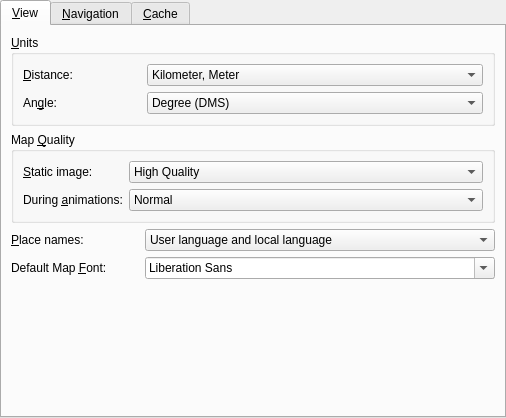
<ui version="4.0" >
 <class>Form</class>
 <widget class="QWidget" name="Form" >
  <property name="geometry" >
   <rect>
    <x>0</x>
    <y>0</y>
    <width>506</width>
    <height>418</height>
   </rect>
  </property>
  <property name="windowTitle" >
   <string>Form</string>
  </property>
  <layout class="QVBoxLayout" >
   <property name="leftMargin" >
    <number>0</number>
   </property>
   <property name="topMargin" >
    <number>0</number>
   </property>
   <property name="rightMargin" >
    <number>0</number>
   </property>
   <property name="bottomMargin" >
    <number>0</number>
   </property>
   <item>
    <widget class="QTabWidget" name="Cache" >
     <property name="currentIndex" >
      <number>0</number>
     </property>
     <widget class="QWidget" name="tab" >
      <attribute name="title" >
       <string>&amp;View</string>
      </attribute>
      <layout class="QVBoxLayout" >
       <item>
        <widget class="QGroupBox" name="groupBox" >
         <property name="title" >
          <string>&amp;Units</string>
         </property>
         <layout class="QGridLayout" >
          <item row="0" column="0" >
           <widget class="QLabel" name="label" >
            <property name="sizePolicy" >
             <sizepolicy vsizetype="Preferred" hsizetype="Maximum" >
              <horstretch>0</horstretch>
              <verstretch>0</verstretch>
             </sizepolicy>
            </property>
            <property name="minimumSize" >
             <size>
              <width>118</width>
              <height>0</height>
             </size>
            </property>
            <property name="text" >
             <string>&amp;Distance:</string>
            </property>
            <property name="buddy" >
             <cstring>comboBox_2</cstring>
            </property>
           </widget>
          </item>
          <item row="0" column="1" >
           <widget class="QComboBox" name="comboBox_2" >
            <property name="sizePolicy" >
             <sizepolicy vsizetype="Fixed" hsizetype="Preferred" >
              <horstretch>0</horstretch>
              <verstretch>0</verstretch>
             </sizepolicy>
            </property>
            <item>
             <property name="text" >
              <string>Kilometer, Meter</string>
             </property>
            </item>
            <item>
             <property name="text" >
              <string>Miles, Feet</string>
             </property>
            </item>
           </widget>
          </item>
          <item row="1" column="0" >
           <widget class="QLabel" name="label_2" >
            <property name="sizePolicy" >
             <sizepolicy vsizetype="Preferred" hsizetype="Maximum" >
              <horstretch>0</horstretch>
              <verstretch>0</verstretch>
             </sizepolicy>
            </property>
            <property name="text" >
             <string>An&amp;gle:</string>
            </property>
            <property name="buddy" >
             <cstring>comboBox</cstring>
            </property>
           </widget>
          </item>
          <item row="1" column="1" >
           <widget class="QComboBox" name="comboBox" >
            <item>
             <property name="text" >
              <string>Degree (DMS)</string>
             </property>
            </item>
            <item>
             <property name="text" >
              <string>Degree (Decimal)</string>
             </property>
            </item>
            <item>
             <property name="text" >
              <string>UTM</string>
             </property>
            </item>
           </widget>
          </item>
         </layout>
        </widget>
       </item>
       <item>
        <widget class="QGroupBox" name="groupBox_2" >
         <property name="title" >
          <string>Map &amp;Quality</string>
         </property>
         <layout class="QGridLayout" >
          <item row="0" column="0" >
           <widget class="QLabel" name="label_5" >
            <property name="sizePolicy" >
             <sizepolicy vsizetype="Preferred" hsizetype="Maximum" >
              <horstretch>0</horstretch>
              <verstretch>0</verstretch>
             </sizepolicy>
            </property>
            <property name="text" >
             <string>&amp;Static image:</string>
            </property>
            <property name="buddy" >
             <cstring>comboBox_3</cstring>
            </property>
           </widget>
          </item>
          <item row="0" column="1" >
           <widget class="QComboBox" name="comboBox_3" >
            <property name="currentIndex" >
             <number>2</number>
            </property>
            <item>
             <property name="text" >
              <string>Low Quality</string>
             </property>
            </item>
            <item>
             <property name="text" >
              <string>Normal</string>
             </property>
            </item>
            <item>
             <property name="text" >
              <string>High Quality</string>
             </property>
            </item>
            <item>
             <property name="text" >
              <string>Print Quality</string>
             </property>
            </item>
           </widget>
          </item>
          <item row="1" column="0" >
           <widget class="QLabel" name="label_3" >
            <property name="sizePolicy" >
             <sizepolicy vsizetype="Preferred" hsizetype="Maximum" >
              <horstretch>0</horstretch>
              <verstretch>0</verstretch>
             </sizepolicy>
            </property>
            <property name="text" >
             <string>During &amp;animations:</string>
            </property>
            <property name="buddy" >
             <cstring>comboBox_4</cstring>
            </property>
           </widget>
          </item>
          <item row="1" column="1" >
           <widget class="QComboBox" name="comboBox_4" >
            <property name="currentIndex" >
             <number>1</number>
            </property>
            <item>
             <property name="text" >
              <string>Low Quality</string>
             </property>
            </item>
            <item>
             <property name="text" >
              <string>Normal</string>
             </property>
            </item>
            <item>
             <property name="text" >
              <string>High Quality</string>
             </property>
            </item>
            <item>
             <property name="text" >
              <string>Print Quality</string>
             </property>
            </item>
           </widget>
          </item>
         </layout>
        </widget>
       </item>
       <item>
        <layout class="QHBoxLayout" >
         <item>
          <widget class="QLabel" name="label_7" >
           <property name="sizePolicy" >
            <sizepolicy vsizetype="Preferred" hsizetype="Maximum" >
             <horstretch>0</horstretch>
             <verstretch>0</verstretch>
            </sizepolicy>
           </property>
           <property name="minimumSize" >
            <size>
             <width>128</width>
             <height>0</height>
            </size>
           </property>
           <property name="text" >
            <string>&amp;Place names:</string>
           </property>
           <property name="buddy" >
            <cstring>comboBox_6</cstring>
           </property>
          </widget>
         </item>
         <item>
          <widget class="QComboBox" name="comboBox_6" >
           <item>
            <property name="text" >
             <string>User language and local language</string>
            </property>
           </item>
           <item>
            <property name="text" >
             <string>User language</string>
            </property>
           </item>
           <item>
            <property name="text" >
             <string>Local language</string>
            </property>
           </item>
          </widget>
         </item>
        </layout>
       </item>
       <item>
        <layout class="QHBoxLayout" >
         <item>
          <widget class="QLabel" name="label_4" >
           <property name="sizePolicy" >
            <sizepolicy vsizetype="Preferred" hsizetype="Maximum" >
             <horstretch>0</horstretch>
             <verstretch>0</verstretch>
            </sizepolicy>
           </property>
           <property name="minimumSize" >
            <size>
             <width>128</width>
             <height>0</height>
            </size>
           </property>
           <property name="text" >
            <string>Default Map &amp;Font:</string>
           </property>
           <property name="buddy" >
            <cstring>fontComboBox</cstring>
           </property>
          </widget>
         </item>
         <item>
          <widget class="QFontComboBox" name="fontComboBox" />
         </item>
        </layout>
       </item>
       <item>
        <spacer>
         <property name="orientation" >
          <enum>Qt::Vertical</enum>
         </property>
         <property name="sizeHint" >
          <size>
           <width>20</width>
           <height>40</height>
          </size>
         </property>
        </spacer>
       </item>
      </layout>
     </widget>
     <widget class="QWidget" name="tab_2" >
      <attribute name="title" >
       <string>&amp;Navigation</string>
      </attribute>
      <layout class="QVBoxLayout" >
       <item>
        <layout class="QGridLayout" >
         <item row="0" column="0" >
          <widget class="QLabel" name="label_6" >
           <property name="sizePolicy" >
            <sizepolicy vsizetype="Preferred" hsizetype="Maximum" >
             <horstretch>0</horstretch>
             <verstretch>0</verstretch>
            </sizepolicy>
           </property>
           <property name="minimumSize" >
            <size>
             <width>118</width>
             <height>0</height>
            </size>
           </property>
           <property name="text" >
            <string>&amp;Drag location:</string>
           </property>
           <property name="buddy" >
            <cstring>comboBox_5</cstring>
           </property>
          </widget>
         </item>
         <item row="0" column="1" >
          <widget class="QComboBox" name="comboBox_5" >
           <item>
            <property name="text" >
             <string>Pole axis stays vertically</string>
            </property>
           </item>
           <item>
            <property name="text" >
             <string>Follow mouse exactly</string>
            </property>
           </item>
          </widget>
         </item>
         <item row="1" column="0" >
          <widget class="QLabel" name="label_12" >
           <property name="sizePolicy" >
            <sizepolicy vsizetype="Preferred" hsizetype="Maximum" >
             <horstretch>0</horstretch>
             <verstretch>0</verstretch>
            </sizepolicy>
           </property>
           <property name="minimumSize" >
            <size>
             <width>118</width>
             <height>0</height>
            </size>
           </property>
           <property name="text" >
            <string>&amp;On Startup:</string>
           </property>
           <property name="buddy" >
            <cstring>comboBox_7</cstring>
           </property>
          </widget>
         </item>
         <item row="1" column="1" >
          <widget class="QComboBox" name="comboBox_7" >
           <item>
            <property name="text" >
             <string>Show Home Location</string>
            </property>
           </item>
           <item>
            <property name="text" >
             <string>Return to last location visited</string>
            </property>
           </item>
          </widget>
         </item>
        </layout>
       </item>
       <item>
        <widget class="QCheckBox" name="checkBox" >
         <property name="text" >
          <string>&amp;Animate voyage to the target</string>
         </property>
        </widget>
       </item>
       <item>
        <spacer>
         <property name="orientation" >
          <enum>Qt::Vertical</enum>
         </property>
         <property name="sizeHint" >
          <size>
           <width>20</width>
           <height>221</height>
          </size>
         </property>
        </spacer>
       </item>
      </layout>
     </widget>
     <widget class="QWidget" name="Seite" >
      <attribute name="title" >
       <string>&amp;Cache</string>
      </attribute>
      <layout class="QVBoxLayout" >
       <item>
        <widget class="QGroupBox" name="groupBox_3" >
         <property name="title" >
          <string>C&amp;ache</string>
         </property>
         <layout class="QGridLayout" >
          <item row="0" column="0" >
           <widget class="QLabel" name="label_10" >
            <property name="minimumSize" >
             <size>
              <width>118</width>
              <height>0</height>
             </size>
            </property>
            <property name="text" >
             <string>&amp;Physical memory:</string>
            </property>
            <property name="buddy" >
             <cstring>spinBox_2</cstring>
            </property>
           </widget>
          </item>
          <item row="0" column="1" >
           <widget class="QSpinBox" name="spinBox_2" >
            <property name="maximum" >
             <number>999999</number>
            </property>
            <property name="value" >
             <number>30</number>
            </property>
           </widget>
          </item>
          <item row="0" column="2" >
           <widget class="QLabel" name="label_13" >
            <property name="text" >
             <string>MB</string>
            </property>
           </widget>
          </item>
          <item row="0" column="3" >
           <widget class="QPushButton" name="pushButton" >
            <property name="sizePolicy" >
             <sizepolicy vsizetype="Fixed" hsizetype="Maximum" >
              <horstretch>0</horstretch>
              <verstretch>0</verstretch>
             </sizepolicy>
            </property>
            <property name="text" >
             <string>C&amp;lear</string>
            </property>
           </widget>
          </item>
          <item row="0" column="4" colspan="2" >
           <spacer>
            <property name="orientation" >
             <enum>Qt::Horizontal</enum>
            </property>
            <property name="sizeHint" >
             <size>
              <width>151</width>
              <height>20</height>
             </size>
            </property>
           </spacer>
          </item>
          <item row="1" column="0" >
           <widget class="QLabel" name="label_11" >
            <property name="minimumSize" >
             <size>
              <width>118</width>
              <height>0</height>
             </size>
            </property>
            <property name="text" >
             <string>&amp;Hard disc:</string>
            </property>
            <property name="buddy" >
             <cstring>spinBox_3</cstring>
            </property>
           </widget>
          </item>
          <item row="1" column="1" >
           <widget class="QSpinBox" name="spinBox_3" >
            <property name="maximum" >
             <number>999999</number>
            </property>
            <property name="value" >
             <number>999999</number>
            </property>
           </widget>
          </item>
          <item row="1" column="2" >
           <widget class="QLabel" name="label_14" >
            <property name="text" >
             <string>MB</string>
            </property>
           </widget>
          </item>
          <item row="1" column="3" colspan="2" >
           <widget class="QPushButton" name="pushButton_2" >
            <property name="sizePolicy" >
             <sizepolicy vsizetype="Fixed" hsizetype="Maximum" >
              <horstretch>0</horstretch>
              <verstretch>0</verstretch>
             </sizepolicy>
            </property>
            <property name="text" >
             <string>Cl&amp;ear</string>
            </property>
           </widget>
          </item>
          <item row="1" column="5" >
           <spacer>
            <property name="orientation" >
             <enum>Qt::Horizontal</enum>
            </property>
            <property name="sizeHint" >
             <size>
              <width>141</width>
              <height>20</height>
             </size>
            </property>
           </spacer>
          </item>
         </layout>
        </widget>
       </item>
       <item>
        <widget class="QGroupBox" name="groupBox_4" >
         <property name="title" >
          <string>&amp;Proxy</string>
         </property>
         <layout class="QHBoxLayout" >
          <item>
           <widget class="QLabel" name="label_8" >
            <property name="text" >
             <string>&amp;Url:</string>
            </property>
            <property name="buddy" >
             <cstring>lineEdit</cstring>
            </property>
           </widget>
          </item>
          <item>
           <widget class="QLineEdit" name="lineEdit" >
            <property name="text" >
             <string>http://</string>
            </property>
           </widget>
          </item>
          <item>
           <widget class="QLabel" name="label_9" >
            <property name="text" >
             <string>P&amp;ort:</string>
            </property>
            <property name="buddy" >
             <cstring>spinBox</cstring>
            </property>
           </widget>
          </item>
          <item>
           <widget class="QSpinBox" name="spinBox" >
            <property name="maximum" >
             <number>9999</number>
            </property>
            <property name="value" >
             <number>8080</number>
            </property>
           </widget>
          </item>
         </layout>
        </widget>
       </item>
       <item>
        <spacer>
         <property name="orientation" >
          <enum>Qt::Vertical</enum>
         </property>
         <property name="sizeHint" >
          <size>
           <width>20</width>
           <height>71</height>
          </size>
         </property>
        </spacer>
       </item>
      </layout>
     </widget>
    </widget>
   </item>
  </layout>
 </widget>
 <resources/>
 <connections/>
</ui>
